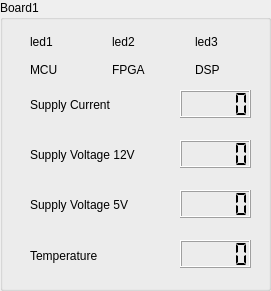
       <widget class="QGroupBox" name="groupBox">
        <property name="geometry">
         <rect>
          <x>10</x>
          <y>80</y>
          <width>271</width>
          <height>291</height>
         </rect>
        </property>
        <property name="styleSheet">
         <string notr="true">font: 10pt &quot;Arial&quot;;</string>
        </property>
        <property name="title">
         <string>Board1</string>
        </property>
        <widget class="QLabel" name="labCurrentBoard1">
         <property name="geometry">
          <rect>
           <x>30</x>
           <y>90</y>
           <width>121</width>
           <height>30</height>
          </rect>
         </property>
         <property name="styleSheet">
          <string notr="true">font: 10pt &quot;Arial&quot;;</string>
         </property>
         <property name="text">
          <string>Supply Current</string>
         </property>
        </widget>
        <widget class="QLCDNumber" name="lcdNumberTempeBoard1">
         <property name="geometry">
          <rect>
           <x>180</x>
           <y>240</y>
           <width>71</width>
           <height>28</height>
          </rect>
         </property>
         <property name="segmentStyle">
          <enum>QLCDNumber::Flat</enum>
         </property>
        </widget>
        <widget class="QLCDNumber" name="lcdNumberVoltage5Board1">
         <property name="geometry">
          <rect>
           <x>180</x>
           <y>190</y>
           <width>71</width>
           <height>28</height>
          </rect>
         </property>
         <property name="segmentStyle">
          <enum>QLCDNumber::Flat</enum>
         </property>
        </widget>
        <widget class="QLabel" name="labTempBoard1">
         <property name="geometry">
          <rect>
           <x>30</x>
           <y>240</y>
           <width>150</width>
           <height>31</height>
          </rect>
         </property>
         <property name="styleSheet">
          <string notr="true">font: 10pt &quot;Arial&quot;;</string>
         </property>
         <property name="text">
          <string>Temperature</string>
         </property>
        </widget>
        <widget class="QLCDNumber" name="lcdNumberCurrentBoard1">
         <property name="geometry">
          <rect>
           <x>180</x>
           <y>90</y>
           <width>71</width>
           <height>28</height>
          </rect>
         </property>
         <property name="segmentStyle">
          <enum>QLCDNumber::Flat</enum>
         </property>
        </widget>
        <widget class="QLabel" name="labVoltage12Board1">
         <property name="geometry">
          <rect>
           <x>30</x>
           <y>140</y>
           <width>141</width>
           <height>30</height>
          </rect>
         </property>
         <property name="styleSheet">
          <string notr="true">font: 10pt &quot;Arial&quot;;</string>
         </property>
         <property name="text">
          <string>Supply Voltage 12V</string>
         </property>
        </widget>
        <widget class="QLCDNumber" name="lcdNumberVoltage12Board1">
         <property name="geometry">
          <rect>
           <x>180</x>
           <y>140</y>
           <width>71</width>
           <height>28</height>
          </rect>
         </property>
         <property name="segmentStyle">
          <enum>QLCDNumber::Flat</enum>
         </property>
        </widget>
        <widget class="QLabel" name="labVoltage5Board1">
         <property name="geometry">
          <rect>
           <x>30</x>
           <y>190</y>
           <width>170</width>
           <height>30</height>
          </rect>
         </property>
         <property name="styleSheet">
          <string notr="true">font: 10pt &quot;Arial&quot;;</string>
         </property>
         <property name="text">
          <string>Supply Voltage 5V</string>
         </property>
        </widget>
        <widget class="QWidget" name="gridLayoutWidget">
         <property name="geometry">
          <rect>
           <x>30</x>
           <y>30</y>
           <width>241</width>
           <height>51</height>
          </rect>
         </property>
         <layout class="QGridLayout" name="gridLayout">
          <item row="0" column="1">
           <widget class="QLabel" name="labFPGALEDBoard1">
            <property name="styleSheet">
             <string notr="true">font: 10pt &quot;Arial&quot;;</string>
            </property>
            <property name="text">
             <string>led2</string>
            </property>
           </widget>
          </item>
          <item row="1" column="1">
           <widget class="QLabel" name="labFPGAstatusBoard1">
            <property name="styleSheet">
             <string notr="true">font: 10pt &quot;Arial&quot;;</string>
            </property>
            <property name="text">
             <string>FPGA</string>
            </property>
           </widget>
          </item>
          <item row="1" column="2">
           <widget class="QLabel" name="labDSPstatusBoard1">
            <property name="styleSheet">
             <string notr="true">font: 10pt &quot;Arial&quot;;</string>
            </property>
            <property name="text">
             <string>DSP</string>
            </property>
           </widget>
          </item>
          <item row="0" column="2">
           <widget class="QLabel" name="labDSPLEDBoard1">
            <property name="styleSheet">
             <string notr="true">font: 10pt &quot;Arial&quot;;</string>
            </property>
            <property name="text">
             <string>led3</string>
            </property>
           </widget>
          </item>
          <item row="1" column="0">
           <widget class="QLabel" name="labMCUstatusBoard1">
            <property name="styleSheet">
             <string notr="true">font: 10pt &quot;Arial&quot;;</string>
            </property>
            <property name="text">
             <string>MCU</string>
            </property>
           </widget>
          </item>
          <item row="0" column="0">
           <widget class="QLabel" name="labMCULEDBoard1">
            <property name="styleSheet">
             <string notr="true">font: 10pt &quot;Arial&quot;;</string>
            </property>
            <property name="text">
             <string>led1</string>
            </property>
            <property name="alignment">
             <set>Qt::AlignLeading|Qt::AlignLeft|Qt::AlignVCenter</set>
            </property>
           </widget>
          </item>
         </layout>
        </widget>
       </widget>
